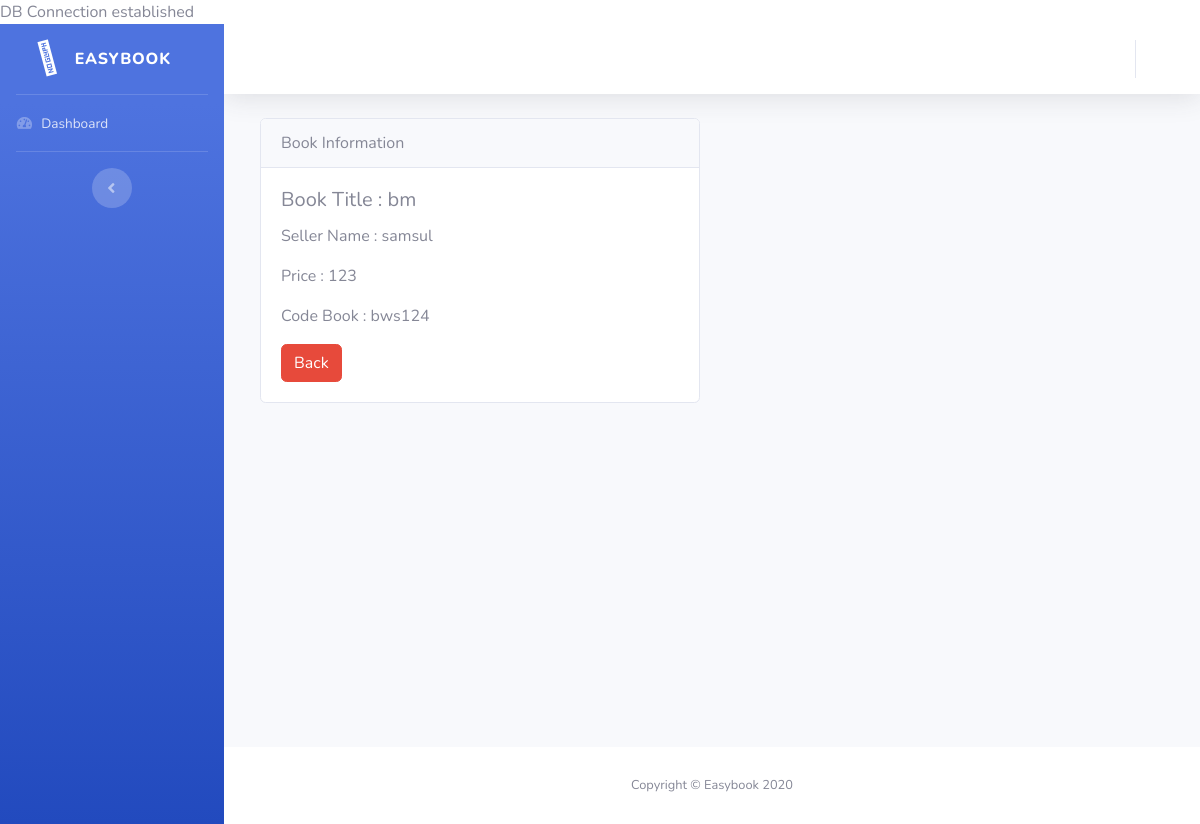
Page /admin/viewbook.php?bookid=2 on the committed database.
### tables this page shows
CREATE TABLE IF NOT EXISTS `orderbook` (
  `idbook` int(11) NOT NULL AUTO_INCREMENT,
  `status` varchar(50) NOT NULL DEFAULT '0',
  `ownerid` int(11) NOT NULL DEFAULT '0',
  `price` varchar(50) DEFAULT NULL,
  `bookname` varchar(50) DEFAULT NULL,
  `bookcodesubject` varchar(50) DEFAULT NULL,
  `bookcover` varchar(225) DEFAULT NULL,
  PRIMARY KEY (`idbook`)
);

CREATE TABLE IF NOT EXISTS `user` (
  `id` int(11) NOT NULL AUTO_INCREMENT,
  `email` varchar(50) DEFAULT NULL,
  `username` varchar(100) DEFAULT NULL,
  `password` varchar(255) DEFAULT NULL,
  `accesslevel` varchar(50) DEFAULT NULL,
  `imagefile` varchar(50) DEFAULT NULL,
  `contact` varchar(50) DEFAULT NULL,
  PRIMARY KEY (`id`)
);

### admin/viewbook.php (the view, shortened to what this page needs)
<?php
$bookid=$_GET['bookid'];
require "../dbconnect.php";
$sql="SELECT o.*, u.* FROM orderbook as o
	join user as u
	on o.ownerid=u.id where o.idbook ='$bookid'";
$rs=mysqli_query($conn,$sql);
	$rec=mysqli_fetch_array($rs);
include "header.template.php";
?>
<div class="col-xl-6 col-lg-6 col-md-9">
	<div class="card">
	<div class="card-header">
		Book Information
	</div>
	<div class="card-body">
		<h5 class="card-title">Book Title : <?=$rec['bookname']?></h5>
		<p class="card-text">Seller Name : <?=$rec['username']?></p>
		<p class="card-text">Price : <?=$rec['price']?></p>
		<p class="card-text">Code Book : <?=$rec['bookcodesubject']?></p>
		<a href="admindashboard.php"><button type="button" class="btn btn-danger">Back</button></a>
	</div>
	</div>
</div>
<?php
include "footer.template.php";
?>

### rows in the picture
orderbook: bookname "bm", user.username "samsul", price "123", bookcodesubject "bws124"
